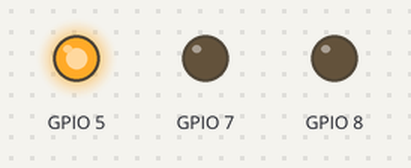
The program below on a simulated ESP32. On the bench: output pins drawn as LEDs (lit = HIGH). WiFi joins after 1.5 s; servers stay silent unless stated; what the program prints to the serial monitor is not drawn. At 4.2 s the program stops and its outputs stay as they are.

Above: at 0.1 s.
At 1.6 s:
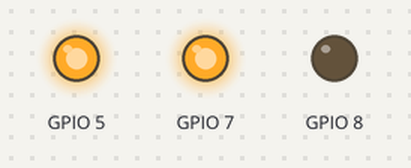
Timing chart, 0 to 3.1 s (numbered marks = the images above):
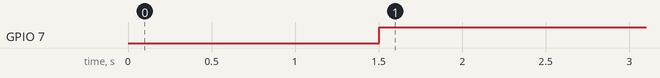

Measured:
- by itself, GPIO 7: LOW → HIGH at 1.5 s

The program:

main.cpp
```cpp
#include <Arduino.h>
#include <dirent.h>
#include <WiFi.h>
#include <WiFiClient.h>

//WIFI AUTHENTICATION AND CONNECTION
const char *ssid = "Sensor_server";
const char *password = "random_string_formation";
const char *secretKey = "1j8fh3r08fs03bf320n";

const IPAddress serverIP(192, 168, 4, 1);
const int serverPort = 80;

WiFiClient client;

//INITIALIZING THE PINS WE WILL USE
void pin_init(){
  pinMode(5,OUTPUT);
  pinMode(7,OUTPUT);
  pinMode(8,OUTPUT);
}

void setup(){
  Serial.begin(115200);

  Serial.println("Initializing......");

  pin_init();

  Serial.println("Initialization completed..");

  digitalWrite(5,HIGH);
}

void wifi_connect(){
  WiFi.begin(ssid, password);
  while (WiFi.status() != WL_CONNECTED) {
    delay(500);
    Serial.print(".");
  }
  digitalWrite(7, HIGH);
  Serial.println();
}

void recieve_data(){
  String Reading;
  while(client.connected()){
    Reading=client.readStringUntil('\n');
    if(Reading!=""){
      Serial.println("Sensor values recieved from Server:");
      Serial.println(Reading);
    }
  }
  digitalWrite(8,LOW);
  digitalWrite(7,LOW);
  Serial.println("helsdjghser");
}

void wifi_authentication() {

  if (client.connect(serverIP, serverPort)) {

    Serial.println("\nConnected to WiFi");
    client.println(secretKey);
    while (client.connected() && !client.available()) {
      delay(1);
    }
    Serial.println("check1");
    Serial.println(client.readStringUntil('\n'));
    if(client.connected()){
      digitalWrite(8,HIGH);
      recieve_data();
    }
  }
  else {
    Serial.println("Unable to connect to server");
  }
}


void loop(){
  wifi_connect();

  wifi_authentication();

  while(1){
    // a button can be added which will make the program exit from the loop and run again and connect to the server again.
  }
}

/*
  what i can do is when ever i revieve data from the server i can store the data with the time the data was revcieved in an map
  and in case of being disconnected from the server i can host my client as an access point and can connect devices to it and at a particular ip i can display all the values with the stipulated time

*/
```
